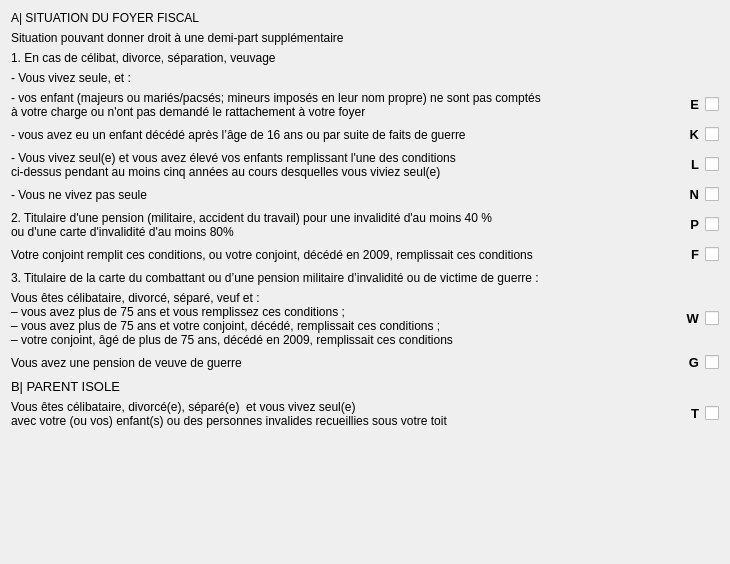
<?xml version="1.0" encoding="UTF-8"?>
<ui version="4.0">
 <class>Page02A</class>
 <widget class="QWidget" name="Page02A">
  <property name="geometry">
   <rect>
    <x>0</x>
    <y>0</y>
    <width>730</width>
    <height>564</height>
   </rect>
  </property>
  <property name="minimumSize">
   <size>
    <width>730</width>
    <height>0</height>
   </size>
  </property>
  <property name="maximumSize">
   <size>
    <width>730</width>
    <height>16777215</height>
   </size>
  </property>
  <property name="windowTitle">
   <string>Form</string>
  </property>
  <property name="styleSheet">
   <string notr="true"/>
  </property>
  <layout class="QGridLayout" name="gridLayout_2">
   <item row="0" column="0">
    <widget class="QLabel" name="label_2">
     <property name="styleSheet">
      <string notr="true"/>
     </property>
     <property name="text">
      <string>A| SITUATION DU FOYER FISCAL</string>
     </property>
     <property name="class" stdset="0">
      <string>titreA</string>
     </property>
    </widget>
   </item>
   <item row="1" column="0" colspan="2">
    <layout class="QGridLayout" name="gridLayout">
     <item row="0" column="0">
      <widget class="QLabel" name="label_81">
       <property name="text">
        <string>Situation pouvant donner droit à une demi-part supplémentaire</string>
       </property>
       <property name="class" stdset="0">
        <string>titreB</string>
       </property>
      </widget>
     </item>
     <item row="1" column="0">
      <widget class="QLabel" name="label_12">
       <property name="styleSheet">
        <string notr="true"/>
       </property>
       <property name="text">
        <string>1. En cas de célibat, divorce, séparation, veuvage</string>
       </property>
       <property name="class" stdset="0">
        <string>titreC</string>
       </property>
      </widget>
     </item>
     <item row="2" column="0">
      <widget class="QLabel" name="label_13">
       <property name="text">
        <string>- Vous vivez seule, et : </string>
       </property>
       <property name="class" stdset="0">
        <string>texte01</string>
       </property>
      </widget>
     </item>
     <item row="3" column="0">
      <widget class="QLabel" name="label_14">
       <property name="text">
        <string>- vos enfant (majeurs ou mariés/pacsés; mineurs imposés en leur nom propre) ne sont pas comptés 
à votre charge ou n'ont pas demandé le rattachement à votre foyer</string>
       </property>
       <property name="class" stdset="0">
        <string>texte01</string>
       </property>
      </widget>
     </item>
     <item row="3" column="2">
      <widget class="QLabel" name="label_30">
       <property name="minimumSize">
        <size>
         <width>27</width>
         <height>20</height>
        </size>
       </property>
       <property name="maximumSize">
        <size>
         <width>27</width>
         <height>20</height>
        </size>
       </property>
       <property name="styleSheet">
        <string notr="true">font: 75 10pt &quot;Arial&quot;;</string>
       </property>
       <property name="text">
        <string>&lt;!DOCTYPE HTML PUBLIC &quot;-//W3C//DTD HTML 4.0//EN&quot; &quot;http://www.w3.org/TR/REC-html40/strict.dtd&quot;&gt;
&lt;html&gt;&lt;head&gt;&lt;meta name=&quot;qrichtext&quot; content=&quot;1&quot; /&gt;&lt;style type=&quot;text/css&quot;&gt;
p, li { white-space: pre-wrap; }
&lt;/style&gt;&lt;/head&gt;&lt;body style=&quot; font-family:'Arial'; font-size:10pt; font-weight:72; font-style:normal;&quot;&gt;
&lt;p style=&quot; margin-top:0px; margin-bottom:0px; margin-left:0px; margin-right:0px; -qt-block-indent:0; text-indent:0px;&quot;&gt;&lt;span style=&quot; font-weight:600;&quot;&gt;E&lt;/span&gt;&lt;/p&gt;&lt;/body&gt;&lt;/html&gt;</string>
       </property>
       <property name="alignment">
        <set>Qt::AlignRight|Qt::AlignTrailing|Qt::AlignVCenter</set>
       </property>
      </widget>
     </item>
     <item row="3" column="3">
      <widget class="QCheckBox" name="caseE">
       <property name="text">
        <string/>
       </property>
      </widget>
     </item>
     <item row="4" column="0">
      <widget class="QLabel" name="label_15">
       <property name="text">
        <string>- vous avez eu un enfant décédé après l’âge de 16 ans ou par suite de faits de guerre</string>
       </property>
       <property name="class" stdset="0">
        <string>texte01</string>
       </property>
      </widget>
     </item>
     <item row="4" column="2">
      <widget class="QLabel" name="label_31">
       <property name="minimumSize">
        <size>
         <width>27</width>
         <height>20</height>
        </size>
       </property>
       <property name="maximumSize">
        <size>
         <width>27</width>
         <height>20</height>
        </size>
       </property>
       <property name="styleSheet">
        <string notr="true">font: 75 10pt &quot;Arial&quot;;</string>
       </property>
       <property name="text">
        <string>&lt;!DOCTYPE HTML PUBLIC &quot;-//W3C//DTD HTML 4.0//EN&quot; &quot;http://www.w3.org/TR/REC-html40/strict.dtd&quot;&gt;
&lt;html&gt;&lt;head&gt;&lt;meta name=&quot;qrichtext&quot; content=&quot;1&quot; /&gt;&lt;style type=&quot;text/css&quot;&gt;
p, li { white-space: pre-wrap; }
&lt;/style&gt;&lt;/head&gt;&lt;body style=&quot; font-family:'Arial'; font-size:10pt; font-weight:72; font-style:normal;&quot;&gt;
&lt;p style=&quot; margin-top:0px; margin-bottom:0px; margin-left:0px; margin-right:0px; -qt-block-indent:0; text-indent:0px;&quot;&gt;&lt;span style=&quot; font-weight:600;&quot;&gt;K&lt;/span&gt;&lt;/p&gt;&lt;/body&gt;&lt;/html&gt;</string>
       </property>
       <property name="alignment">
        <set>Qt::AlignRight|Qt::AlignTrailing|Qt::AlignVCenter</set>
       </property>
      </widget>
     </item>
     <item row="4" column="3">
      <widget class="QCheckBox" name="caseK">
       <property name="text">
        <string/>
       </property>
      </widget>
     </item>
     <item row="5" column="0">
      <widget class="QLabel" name="label_16">
       <property name="text">
        <string>- Vous vivez seul(e) et vous avez élevé vos enfants remplissant l'une des conditions 
ci-dessus pendant au moins cinq années au cours desquelles vous viviez seul(e) </string>
       </property>
       <property name="class" stdset="0">
        <string>texte01</string>
       </property>
      </widget>
     </item>
     <item row="5" column="2">
      <widget class="QLabel" name="label_32">
       <property name="minimumSize">
        <size>
         <width>27</width>
         <height>20</height>
        </size>
       </property>
       <property name="maximumSize">
        <size>
         <width>27</width>
         <height>20</height>
        </size>
       </property>
       <property name="styleSheet">
        <string notr="true">font: 75 10pt &quot;Arial&quot;;</string>
       </property>
       <property name="text">
        <string>&lt;!DOCTYPE HTML PUBLIC &quot;-//W3C//DTD HTML 4.0//EN&quot; &quot;http://www.w3.org/TR/REC-html40/strict.dtd&quot;&gt;
&lt;html&gt;&lt;head&gt;&lt;meta name=&quot;qrichtext&quot; content=&quot;1&quot; /&gt;&lt;style type=&quot;text/css&quot;&gt;
p, li { white-space: pre-wrap; }
&lt;/style&gt;&lt;/head&gt;&lt;body style=&quot; font-family:'Arial'; font-size:10pt; font-weight:72; font-style:normal;&quot;&gt;
&lt;p style=&quot; margin-top:0px; margin-bottom:0px; margin-left:0px; margin-right:0px; -qt-block-indent:0; text-indent:0px;&quot;&gt;&lt;span style=&quot; font-weight:600;&quot;&gt;L&lt;/span&gt;&lt;/p&gt;&lt;/body&gt;&lt;/html&gt;</string>
       </property>
       <property name="alignment">
        <set>Qt::AlignRight|Qt::AlignTrailing|Qt::AlignVCenter</set>
       </property>
      </widget>
     </item>
     <item row="5" column="3">
      <widget class="QCheckBox" name="caseL">
       <property name="text">
        <string/>
       </property>
      </widget>
     </item>
     <item row="6" column="0">
      <widget class="QLabel" name="label_17">
       <property name="text">
        <string>- Vous ne vivez pas seule</string>
       </property>
       <property name="class" stdset="0">
        <string>texte01</string>
       </property>
      </widget>
     </item>
     <item row="6" column="2">
      <widget class="QLabel" name="label_33">
       <property name="minimumSize">
        <size>
         <width>27</width>
         <height>20</height>
        </size>
       </property>
       <property name="maximumSize">
        <size>
         <width>27</width>
         <height>20</height>
        </size>
       </property>
       <property name="styleSheet">
        <string notr="true">font: 75 10pt &quot;Arial&quot;;</string>
       </property>
       <property name="text">
        <string>&lt;!DOCTYPE HTML PUBLIC &quot;-//W3C//DTD HTML 4.0//EN&quot; &quot;http://www.w3.org/TR/REC-html40/strict.dtd&quot;&gt;
&lt;html&gt;&lt;head&gt;&lt;meta name=&quot;qrichtext&quot; content=&quot;1&quot; /&gt;&lt;style type=&quot;text/css&quot;&gt;
p, li { white-space: pre-wrap; }
&lt;/style&gt;&lt;/head&gt;&lt;body style=&quot; font-family:'Arial'; font-size:10pt; font-weight:72; font-style:normal;&quot;&gt;
&lt;p style=&quot; margin-top:0px; margin-bottom:0px; margin-left:0px; margin-right:0px; -qt-block-indent:0; text-indent:0px;&quot;&gt;&lt;span style=&quot; font-weight:600;&quot;&gt;N&lt;/span&gt;&lt;/p&gt;&lt;/body&gt;&lt;/html&gt;</string>
       </property>
       <property name="alignment">
        <set>Qt::AlignRight|Qt::AlignTrailing|Qt::AlignVCenter</set>
       </property>
      </widget>
     </item>
     <item row="6" column="3">
      <widget class="QCheckBox" name="caseN">
       <property name="text">
        <string/>
       </property>
      </widget>
     </item>
     <item row="7" column="0">
      <widget class="QLabel" name="label_18">
       <property name="text">
        <string>2. Titulaire d'une pension (militaire, accident du travail) pour une invalidité d'au moins 40 % 
ou d'une carte d'invalidité d'au moins 80%</string>
       </property>
       <property name="class" stdset="0">
        <string>titreC</string>
       </property>
      </widget>
     </item>
     <item row="7" column="2">
      <widget class="QLabel" name="label_34">
       <property name="minimumSize">
        <size>
         <width>27</width>
         <height>20</height>
        </size>
       </property>
       <property name="maximumSize">
        <size>
         <width>27</width>
         <height>20</height>
        </size>
       </property>
       <property name="styleSheet">
        <string notr="true">font: 75 10pt &quot;Arial&quot;;</string>
       </property>
       <property name="text">
        <string>&lt;!DOCTYPE HTML PUBLIC &quot;-//W3C//DTD HTML 4.0//EN&quot; &quot;http://www.w3.org/TR/REC-html40/strict.dtd&quot;&gt;
&lt;html&gt;&lt;head&gt;&lt;meta name=&quot;qrichtext&quot; content=&quot;1&quot; /&gt;&lt;style type=&quot;text/css&quot;&gt;
p, li { white-space: pre-wrap; }
&lt;/style&gt;&lt;/head&gt;&lt;body style=&quot; font-family:'Arial'; font-size:10pt; font-weight:72; font-style:normal;&quot;&gt;
&lt;p style=&quot; margin-top:0px; margin-bottom:0px; margin-left:0px; margin-right:0px; -qt-block-indent:0; text-indent:0px;&quot;&gt;&lt;span style=&quot; font-weight:600;&quot;&gt;P&lt;/span&gt;&lt;/p&gt;&lt;/body&gt;&lt;/html&gt;</string>
       </property>
       <property name="alignment">
        <set>Qt::AlignRight|Qt::AlignTrailing|Qt::AlignVCenter</set>
       </property>
      </widget>
     </item>
     <item row="7" column="3">
      <widget class="QCheckBox" name="caseP">
       <property name="text">
        <string/>
       </property>
      </widget>
     </item>
     <item row="8" column="0">
      <widget class="QLabel" name="label_19">
       <property name="text">
        <string>Votre conjoint remplit ces conditions, ou votre conjoint, décédé en 2009, remplissait ces conditions</string>
       </property>
       <property name="class" stdset="0">
        <string>texte01</string>
       </property>
      </widget>
     </item>
     <item row="8" column="2">
      <widget class="QLabel" name="label_35">
       <property name="minimumSize">
        <size>
         <width>27</width>
         <height>20</height>
        </size>
       </property>
       <property name="maximumSize">
        <size>
         <width>27</width>
         <height>20</height>
        </size>
       </property>
       <property name="styleSheet">
        <string notr="true">font: 75 10pt &quot;Arial&quot;;</string>
       </property>
       <property name="text">
        <string>&lt;!DOCTYPE HTML PUBLIC &quot;-//W3C//DTD HTML 4.0//EN&quot; &quot;http://www.w3.org/TR/REC-html40/strict.dtd&quot;&gt;
&lt;html&gt;&lt;head&gt;&lt;meta name=&quot;qrichtext&quot; content=&quot;1&quot; /&gt;&lt;style type=&quot;text/css&quot;&gt;
p, li { white-space: pre-wrap; }
&lt;/style&gt;&lt;/head&gt;&lt;body style=&quot; font-family:'Arial'; font-size:10pt; font-weight:72; font-style:normal;&quot;&gt;
&lt;p style=&quot; margin-top:0px; margin-bottom:0px; margin-left:0px; margin-right:0px; -qt-block-indent:0; text-indent:0px;&quot;&gt;&lt;span style=&quot; font-weight:600;&quot;&gt;F&lt;/span&gt;&lt;/p&gt;&lt;/body&gt;&lt;/html&gt;</string>
       </property>
       <property name="alignment">
        <set>Qt::AlignRight|Qt::AlignTrailing|Qt::AlignVCenter</set>
       </property>
      </widget>
     </item>
     <item row="8" column="3">
      <widget class="QCheckBox" name="caseF">
       <property name="text">
        <string/>
       </property>
      </widget>
     </item>
     <item row="9" column="0" colspan="2">
      <widget class="QLabel" name="label_20">
       <property name="text">
        <string>3. Titulaire de la carte du combattant ou d’une pension militaire d’invalidité ou de victime de guerre :</string>
       </property>
       <property name="class" stdset="0">
        <string>titreC</string>
       </property>
      </widget>
     </item>
     <item row="10" column="0">
      <widget class="QLabel" name="label_21">
       <property name="text">
        <string>Vous êtes célibataire, divorcé, séparé, veuf et :
– vous avez plus de 75 ans et vous remplissez ces conditions ;
– vous avez plus de 75 ans et votre conjoint, décédé, remplissait ces conditions ;
– votre conjoint, âgé de plus de 75 ans, décédé en 2009, remplissait ces conditions</string>
       </property>
       <property name="class" stdset="0">
        <string>texte01</string>
       </property>
      </widget>
     </item>
     <item row="10" column="2">
      <widget class="QLabel" name="label_36">
       <property name="minimumSize">
        <size>
         <width>27</width>
         <height>20</height>
        </size>
       </property>
       <property name="maximumSize">
        <size>
         <width>27</width>
         <height>20</height>
        </size>
       </property>
       <property name="styleSheet">
        <string notr="true">font: 75 10pt &quot;Arial&quot;;</string>
       </property>
       <property name="text">
        <string>&lt;!DOCTYPE HTML PUBLIC &quot;-//W3C//DTD HTML 4.0//EN&quot; &quot;http://www.w3.org/TR/REC-html40/strict.dtd&quot;&gt;
&lt;html&gt;&lt;head&gt;&lt;meta name=&quot;qrichtext&quot; content=&quot;1&quot; /&gt;&lt;style type=&quot;text/css&quot;&gt;
p, li { white-space: pre-wrap; }
&lt;/style&gt;&lt;/head&gt;&lt;body style=&quot; font-family:'Arial'; font-size:10pt; font-weight:72; font-style:normal;&quot;&gt;
&lt;p style=&quot; margin-top:0px; margin-bottom:0px; margin-left:0px; margin-right:0px; -qt-block-indent:0; text-indent:0px;&quot;&gt;&lt;span style=&quot; font-weight:600;&quot;&gt;W&lt;/span&gt;&lt;/p&gt;&lt;/body&gt;&lt;/html&gt;</string>
       </property>
       <property name="alignment">
        <set>Qt::AlignRight|Qt::AlignTrailing|Qt::AlignVCenter</set>
       </property>
      </widget>
     </item>
     <item row="10" column="3">
      <widget class="QCheckBox" name="caseW">
       <property name="text">
        <string/>
       </property>
      </widget>
     </item>
     <item row="11" column="0">
      <widget class="QLabel" name="label_22">
       <property name="text">
        <string>Vous avez une pension de veuve de guerre</string>
       </property>
       <property name="class" stdset="0">
        <string>texte01</string>
       </property>
      </widget>
     </item>
     <item row="11" column="2">
      <widget class="QLabel" name="label_37">
       <property name="minimumSize">
        <size>
         <width>27</width>
         <height>20</height>
        </size>
       </property>
       <property name="maximumSize">
        <size>
         <width>27</width>
         <height>20</height>
        </size>
       </property>
       <property name="styleSheet">
        <string notr="true">font: 75 10pt &quot;Arial&quot;;</string>
       </property>
       <property name="text">
        <string>&lt;!DOCTYPE HTML PUBLIC &quot;-//W3C//DTD HTML 4.0//EN&quot; &quot;http://www.w3.org/TR/REC-html40/strict.dtd&quot;&gt;
&lt;html&gt;&lt;head&gt;&lt;meta name=&quot;qrichtext&quot; content=&quot;1&quot; /&gt;&lt;style type=&quot;text/css&quot;&gt;
p, li { white-space: pre-wrap; }
&lt;/style&gt;&lt;/head&gt;&lt;body style=&quot; font-family:'Arial'; font-size:10pt; font-weight:72; font-style:normal;&quot;&gt;
&lt;p style=&quot; margin-top:0px; margin-bottom:0px; margin-left:0px; margin-right:0px; -qt-block-indent:0; text-indent:0px;&quot;&gt;&lt;span style=&quot; font-weight:600;&quot;&gt;G&lt;/span&gt;&lt;/p&gt;&lt;/body&gt;&lt;/html&gt;</string>
       </property>
       <property name="alignment">
        <set>Qt::AlignRight|Qt::AlignTrailing|Qt::AlignVCenter</set>
       </property>
      </widget>
     </item>
     <item row="11" column="3">
      <widget class="QCheckBox" name="caseG">
       <property name="text">
        <string/>
       </property>
      </widget>
     </item>
     <item row="3" column="1">
      <spacer name="horizontalSpacer_3">
       <property name="orientation">
        <enum>Qt::Horizontal</enum>
       </property>
       <property name="sizeHint" stdset="0">
        <size>
         <width>40</width>
         <height>20</height>
        </size>
       </property>
      </spacer>
     </item>
     <item row="4" column="1">
      <spacer name="horizontalSpacer_4">
       <property name="orientation">
        <enum>Qt::Horizontal</enum>
       </property>
       <property name="sizeHint" stdset="0">
        <size>
         <width>40</width>
         <height>20</height>
        </size>
       </property>
      </spacer>
     </item>
     <item row="5" column="1">
      <spacer name="horizontalSpacer_5">
       <property name="orientation">
        <enum>Qt::Horizontal</enum>
       </property>
       <property name="sizeHint" stdset="0">
        <size>
         <width>40</width>
         <height>20</height>
        </size>
       </property>
      </spacer>
     </item>
     <item row="6" column="1">
      <spacer name="horizontalSpacer_6">
       <property name="orientation">
        <enum>Qt::Horizontal</enum>
       </property>
       <property name="sizeHint" stdset="0">
        <size>
         <width>40</width>
         <height>20</height>
        </size>
       </property>
      </spacer>
     </item>
     <item row="7" column="1">
      <spacer name="horizontalSpacer">
       <property name="orientation">
        <enum>Qt::Horizontal</enum>
       </property>
       <property name="sizeHint" stdset="0">
        <size>
         <width>40</width>
         <height>20</height>
        </size>
       </property>
      </spacer>
     </item>
     <item row="8" column="1">
      <spacer name="horizontalSpacer_2">
       <property name="orientation">
        <enum>Qt::Horizontal</enum>
       </property>
       <property name="sizeHint" stdset="0">
        <size>
         <width>40</width>
         <height>20</height>
        </size>
       </property>
      </spacer>
     </item>
     <item row="10" column="1">
      <spacer name="horizontalSpacer_7">
       <property name="orientation">
        <enum>Qt::Horizontal</enum>
       </property>
       <property name="sizeHint" stdset="0">
        <size>
         <width>40</width>
         <height>20</height>
        </size>
       </property>
      </spacer>
     </item>
     <item row="11" column="1">
      <spacer name="horizontalSpacer_8">
       <property name="orientation">
        <enum>Qt::Horizontal</enum>
       </property>
       <property name="sizeHint" stdset="0">
        <size>
         <width>40</width>
         <height>20</height>
        </size>
       </property>
      </spacer>
     </item>
    </layout>
   </item>
   <item row="2" column="0" colspan="2">
    <widget class="QLabel" name="label_4">
     <property name="font">
      <font>
       <pointsize>10</pointsize>
      </font>
     </property>
     <property name="styleSheet">
      <string notr="true"/>
     </property>
     <property name="text">
      <string>B| PARENT ISOLE</string>
     </property>
     <property name="class" stdset="0">
      <string>titreA</string>
     </property>
    </widget>
   </item>
   <item row="3" column="0" colspan="2">
    <layout class="QGridLayout" name="gridLayout_10">
     <item row="0" column="0">
      <widget class="QLabel" name="label_25">
       <property name="text">
        <string>Vous êtes célibataire, divorcé(e), séparé(e)  et vous vivez seul(e)
avec votre (ou vos) enfant(s) ou des personnes invalides recueillies sous votre toit</string>
       </property>
      </widget>
     </item>
     <item row="0" column="1">
      <spacer name="horizontalSpacer_12">
       <property name="orientation">
        <enum>Qt::Horizontal</enum>
       </property>
       <property name="sizeHint" stdset="0">
        <size>
         <width>40</width>
         <height>20</height>
        </size>
       </property>
      </spacer>
     </item>
     <item row="0" column="2">
      <widget class="QLabel" name="label_40">
       <property name="minimumSize">
        <size>
         <width>27</width>
         <height>20</height>
        </size>
       </property>
       <property name="maximumSize">
        <size>
         <width>27</width>
         <height>20</height>
        </size>
       </property>
       <property name="styleSheet">
        <string notr="true">font: 75 10pt &quot;Arial&quot;;</string>
       </property>
       <property name="text">
        <string>&lt;!DOCTYPE HTML PUBLIC &quot;-//W3C//DTD HTML 4.0//EN&quot; &quot;http://www.w3.org/TR/REC-html40/strict.dtd&quot;&gt;
&lt;html&gt;&lt;head&gt;&lt;meta name=&quot;qrichtext&quot; content=&quot;1&quot; /&gt;&lt;style type=&quot;text/css&quot;&gt;
p, li { white-space: pre-wrap; }
&lt;/style&gt;&lt;/head&gt;&lt;body style=&quot; font-family:'Arial'; font-size:10pt; font-weight:72; font-style:normal;&quot;&gt;
&lt;p align=&quot;right&quot; style=&quot; margin-top:0px; margin-bottom:0px; margin-left:0px; margin-right:0px; -qt-block-indent:0; text-indent:0px;&quot;&gt;&lt;span style=&quot; font-weight:600;&quot;&gt;T&lt;/span&gt;&lt;/p&gt;&lt;/body&gt;&lt;/html&gt;</string>
       </property>
      </widget>
     </item>
     <item row="0" column="3">
      <widget class="QCheckBox" name="caseT">
       <property name="text">
        <string/>
       </property>
      </widget>
     </item>
    </layout>
   </item>
   <item row="4" column="0" colspan="2">
    <spacer name="verticalSpacer">
     <property name="orientation">
      <enum>Qt::Vertical</enum>
     </property>
     <property name="sizeHint" stdset="0">
      <size>
       <width>20</width>
       <height>38</height>
      </size>
     </property>
    </spacer>
   </item>
  </layout>
 </widget>
 <tabstops>
  <tabstop>caseE</tabstop>
  <tabstop>caseK</tabstop>
  <tabstop>caseL</tabstop>
  <tabstop>caseN</tabstop>
  <tabstop>caseP</tabstop>
  <tabstop>caseF</tabstop>
  <tabstop>caseW</tabstop>
  <tabstop>caseG</tabstop>
 </tabstops>
 <resources/>
 <connections/>
 <designerdata>
  <property name="gridDeltaX">
   <number>5</number>
  </property>
  <property name="gridDeltaY">
   <number>5</number>
  </property>
  <property name="gridSnapX">
   <bool>true</bool>
  </property>
  <property name="gridSnapY">
   <bool>true</bool>
  </property>
  <property name="gridVisible">
   <bool>true</bool>
  </property>
 </designerdata>
</ui>
